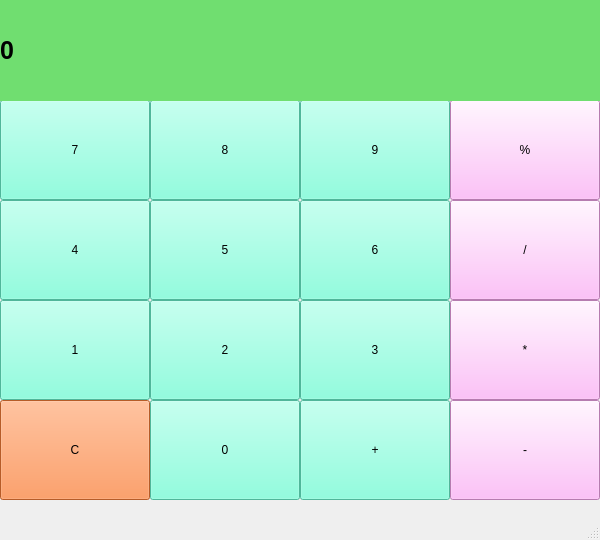
<?xml version="1.0" encoding="UTF-8"?>
<ui version="4.0">
 <class>MainWindow</class>
 <widget class="QMainWindow" name="MainWindow">
  <property name="geometry">
   <rect>
    <x>0</x>
    <y>0</y>
    <width>600</width>
    <height>540</height>
   </rect>
  </property>
  <property name="windowTitle">
   <string>MainWindow</string>
  </property>
  <widget class="QWidget" name="centralwidget">
   <widget class="QPushButton" name="bt_7">
    <property name="geometry">
     <rect>
      <x>0</x>
      <y>100</y>
      <width>150</width>
      <height>100</height>
     </rect>
    </property>
    <property name="styleSheet">
     <string notr="true">background-color: rgb(112, 255, 215);</string>
    </property>
    <property name="text">
     <string>7</string>
    </property>
   </widget>
   <widget class="QPushButton" name="bt_4">
    <property name="geometry">
     <rect>
      <x>0</x>
      <y>200</y>
      <width>150</width>
      <height>100</height>
     </rect>
    </property>
    <property name="styleSheet">
     <string notr="true">background-color: rgb(112, 255, 215);</string>
    </property>
    <property name="text">
     <string>4</string>
    </property>
   </widget>
   <widget class="QPushButton" name="bt_1">
    <property name="geometry">
     <rect>
      <x>0</x>
      <y>300</y>
      <width>150</width>
      <height>100</height>
     </rect>
    </property>
    <property name="styleSheet">
     <string notr="true">background-color: rgb(112, 255, 215);</string>
    </property>
    <property name="text">
     <string>1</string>
    </property>
   </widget>
   <widget class="QPushButton" name="bt_c">
    <property name="geometry">
     <rect>
      <x>0</x>
      <y>400</y>
      <width>150</width>
      <height>100</height>
     </rect>
    </property>
    <property name="styleSheet">
     <string notr="true">background-color: rgb(255, 129, 56);</string>
    </property>
    <property name="text">
     <string>C</string>
    </property>
   </widget>
   <widget class="QPushButton" name="bt_8">
    <property name="geometry">
     <rect>
      <x>150</x>
      <y>100</y>
      <width>150</width>
      <height>100</height>
     </rect>
    </property>
    <property name="styleSheet">
     <string notr="true">background-color: rgb(112, 255, 215);</string>
    </property>
    <property name="text">
     <string>8</string>
    </property>
   </widget>
   <widget class="QPushButton" name="bt_5">
    <property name="geometry">
     <rect>
      <x>150</x>
      <y>200</y>
      <width>150</width>
      <height>100</height>
     </rect>
    </property>
    <property name="styleSheet">
     <string notr="true">background-color: rgb(112, 255, 215);</string>
    </property>
    <property name="text">
     <string>5</string>
    </property>
   </widget>
   <widget class="QPushButton" name="bt_2">
    <property name="geometry">
     <rect>
      <x>150</x>
      <y>300</y>
      <width>150</width>
      <height>100</height>
     </rect>
    </property>
    <property name="styleSheet">
     <string notr="true">background-color: rgb(112, 255, 215);</string>
    </property>
    <property name="text">
     <string>2</string>
    </property>
   </widget>
   <widget class="QPushButton" name="bt_zero">
    <property name="geometry">
     <rect>
      <x>150</x>
      <y>400</y>
      <width>150</width>
      <height>100</height>
     </rect>
    </property>
    <property name="styleSheet">
     <string notr="true">background-color: rgb(112, 255, 215);</string>
    </property>
    <property name="text">
     <string>0</string>
    </property>
   </widget>
   <widget class="QPushButton" name="bt_9">
    <property name="geometry">
     <rect>
      <x>300</x>
      <y>100</y>
      <width>150</width>
      <height>100</height>
     </rect>
    </property>
    <property name="styleSheet">
     <string notr="true">background-color: rgb(112, 255, 215);</string>
    </property>
    <property name="text">
     <string>9</string>
    </property>
   </widget>
   <widget class="QPushButton" name="bt_6">
    <property name="geometry">
     <rect>
      <x>300</x>
      <y>200</y>
      <width>150</width>
      <height>100</height>
     </rect>
    </property>
    <property name="styleSheet">
     <string notr="true">background-color: rgb(112, 255, 215);</string>
    </property>
    <property name="text">
     <string>6</string>
    </property>
   </widget>
   <widget class="QPushButton" name="bt_3">
    <property name="geometry">
     <rect>
      <x>300</x>
      <y>300</y>
      <width>150</width>
      <height>100</height>
     </rect>
    </property>
    <property name="styleSheet">
     <string notr="true">background-color: rgb(112, 255, 215);</string>
    </property>
    <property name="text">
     <string>3</string>
    </property>
   </widget>
   <widget class="QPushButton" name="bt_plus">
    <property name="geometry">
     <rect>
      <x>300</x>
      <y>400</y>
      <width>150</width>
      <height>100</height>
     </rect>
    </property>
    <property name="styleSheet">
     <string notr="true">background-color: rgb(112, 255, 215);</string>
    </property>
    <property name="text">
     <string>+</string>
    </property>
   </widget>
   <widget class="QPushButton" name="bt_proc">
    <property name="geometry">
     <rect>
      <x>450</x>
      <y>100</y>
      <width>150</width>
      <height>100</height>
     </rect>
    </property>
    <property name="styleSheet">
     <string notr="true">background-color: rgb(255, 174, 247);</string>
    </property>
    <property name="text">
     <string>%</string>
    </property>
   </widget>
   <widget class="QPushButton" name="bt_del">
    <property name="geometry">
     <rect>
      <x>450</x>
      <y>200</y>
      <width>150</width>
      <height>100</height>
     </rect>
    </property>
    <property name="styleSheet">
     <string notr="true">background-color: rgb(255, 174, 247);</string>
    </property>
    <property name="text">
     <string>/</string>
    </property>
   </widget>
   <widget class="QPushButton" name="bt_star">
    <property name="geometry">
     <rect>
      <x>450</x>
      <y>300</y>
      <width>150</width>
      <height>100</height>
     </rect>
    </property>
    <property name="styleSheet">
     <string notr="true">background-color: rgb(255, 174, 247);</string>
    </property>
    <property name="text">
     <string>*</string>
    </property>
   </widget>
   <widget class="QPushButton" name="bt_min">
    <property name="geometry">
     <rect>
      <x>450</x>
      <y>400</y>
      <width>150</width>
      <height>100</height>
     </rect>
    </property>
    <property name="styleSheet">
     <string notr="true">background-color: rgb(255, 174, 247);</string>
    </property>
    <property name="text">
     <string>-</string>
    </property>
   </widget>
   <widget class="QLabel" name="sheet">
    <property name="geometry">
     <rect>
      <x>0</x>
      <y>0</y>
      <width>600</width>
      <height>101</height>
     </rect>
    </property>
    <property name="font">
     <font>
      <pointsize>19</pointsize>
      <weight>75</weight>
      <italic>false</italic>
      <bold>true</bold>
     </font>
    </property>
    <property name="autoFillBackground">
     <bool>false</bool>
    </property>
    <property name="styleSheet">
     <string notr="true">background-color: rgb(112, 222, 112)
</string>
    </property>
    <property name="text">
     <string>0</string>
    </property>
    <property name="scaledContents">
     <bool>false</bool>
    </property>
    <property name="margin">
     <number>10</number>
    </property>
   </widget>
  </widget>
  <widget class="QMenuBar" name="menubar">
   <property name="geometry">
    <rect>
     <x>0</x>
     <y>0</y>
     <width>600</width>
     <height>21</height>
    </rect>
   </property>
  </widget>
  <widget class="QStatusBar" name="statusbar"/>
 </widget>
 <resources/>
 <connections/>
</ui>
